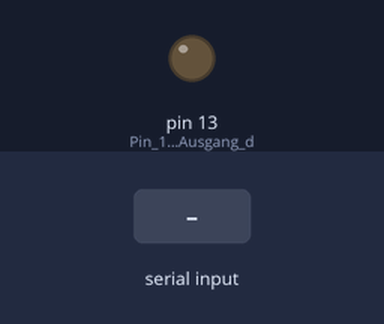
The sketch below on a simulated Arduino Uno, built with avr-gcc and run on an emulated ATmega328P. Shown: output pins drawn as LEDs (lit = HIGH). The inputs (shaded band) are chosen by the test bench.

Above: at 1.2 s.
1.3 s: "Test\n" received over Serial
At 2.9 s:
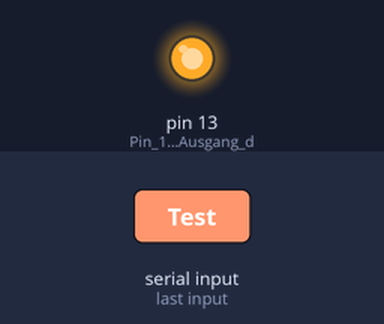
Timing chart, 0 to 4.8 s (numbered marks = the images above; inputs shaded):
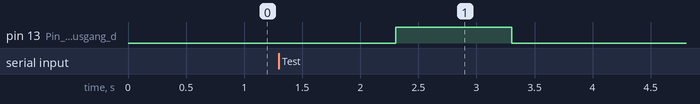

Measured:
- after the input at 1.3 s, pin 13 (Pin_13_wird_als_Ausgang_d): LOW → HIGH after 1.0 s, → LOW 1.0 s later

The sketch:

arduino_serial_receiver_example.ino
```cpp
// Example for a receiving script

void setup() {
  // initialize serial:
  Serial.begin(9600);
  // make the pins outputs:
  pinMode(13, OUTPUT); // Pin 13 wird als Ausgang definiert

}

void loop() {
  // if there's any serial available, read it:
  while (Serial.available() > 0) {

    String request = Serial.readStringUntil('\r');
    request.trim();

    if (request == "Test") {

      digitalWrite(13, HIGH); // make the led blink
      delay(1000);
      digitalWrite(13, LOW);

    }
  }
}
```
